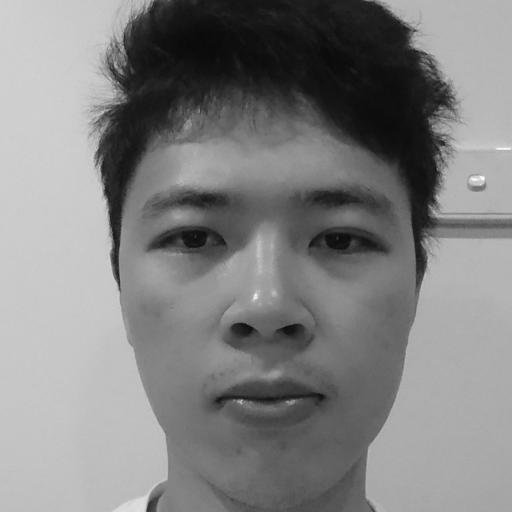
%> input picture clab1/face_w.jpg, 512 x 512 px
$ octave clab_task31.m   (GNU Octave 9; MATLAB toolbox functions it lacks are replaced by stand-ins)
%> lines starting %> are read from the running program, lines starting %| are printed output that depends on the picture
%> further down, img is the input picture: size 512x512 uint8; min 6, max 255, mean 129.6
### my_Rotation.m
function result = my_Rotation( img,angle )              %function definition
%> called with angle = 0.785
img=double(img);
%> img: size 512x512 double
lenIrow=size(img,1);                                    %get length of row
%> lenIrow = 512
lenIcol=size(img,2);                                    %get length of col
%> lenIcol = 512
lenNrow=lenIcol*sin(angle)+lenIrow*cos(angle);          %get row of rotated img
%> lenNrow = 724.1
lenNcol=lenIcol*cos(angle)+lenIrow*sin(angle);          %get col of rotated img
%> lenNcol = 724.1
lenNrow=ceil(lenNrow);                                  %round to integer
%> lenNrow = 725
lenNcol=ceil(lenNcol);                                  %round to integer
%> lenNcol = 725
T=lenIcol*sin(angle);                                   %translation parameter
%> T = 362
R=[cos(angle),sin(angle);-sin(angle),cos(angle)];       %rotation matrix
%inverse mapping method
for u=1:lenNrow                                         %for each row in new img
    for v=1:lenNcol                                     %for each col in new img
        temp=R*([u-T;v]);                               %translation and rotation
        x=temp(1);                                      %get x from new img
        y=temp(2);                                      %get y from new img
        if x>=1 & x<=lenIrow & y>=1 & y<=lenIcol        %if xy falls on the range
            x1 = floor(x);                              %floor the x
            y1 = floor(y);                              %floor the y
            y2 = ceil(y);                               %ceil the y
            x2 = ceil(x);                               %ceil the x
            if (x-x1) <= (x2-x)                         %get 4 surrounding pix
                  x = x1;                               %then get the nearest pix location
            else
                x = x2;
            end
            if (y-y1) <= (y2-y)
                y = y1;
            else
                y = y2;
            end
            %bilinear interpolation
            p1 = img(x1,y1);                            %assign pix value
            p2 = img(x2,y1);                            %assign pix value
            p3 = img(x1,y1);                            %assign pix value
            p4 = img(x2,y2);                            %assign pix value
            s = x-x1;
            t = y-y1;
            imgN(u,v) = (1-s)*(1-t)*p1+(1-s)*t*p3+(1-t)*s*p2+s*t*p4;%imterpolation
        end
    end
   result= uint8(imgN);
end
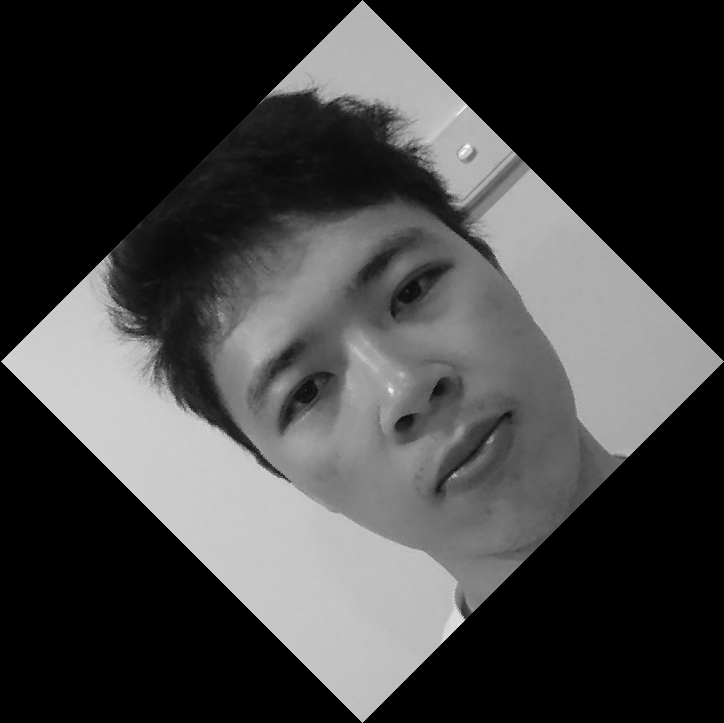
%> imgN: size 723x724 double; min 0, max 255, mean 64.6
%> after the loop, p1 = 190; p2 = 190; p3 = 190; p4 = 190; s = 1; t = 0; x1 = 511; x2 = 512; y1 = 1; y2 = 2

### clab_task31.m
clc,clear;
img = imread('face_w.jpg');%rotate square gray image
img45 = my_Rotation(img,pi/4);
img90 = my_Rotation(img,pi/2);
%> call 2 of my_Rotation, with angle = 1.57
%> after the loop in my_Rotation (call 2), `for u=1:lenNrow`:
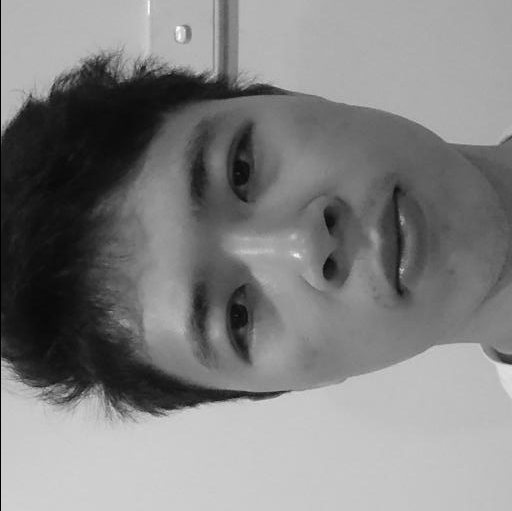
%> imgN: size 511x512 double; min 0, max 255, mean 129.2
%> after the loop in my_Rotation (call 2), `for u=1:lenNrow`: s = 0; x1 = 512
img45M = imrotate(img,45);
subplot(2,2,1);imshow(img);title('original');
subplot(2,2,2);imshow(img45);title('rotate45');
subplot(2,2,3);imshow(img90);title('rotate90');
subplot(2,2,4);imshow(img45M);title('builtInRotate45');
